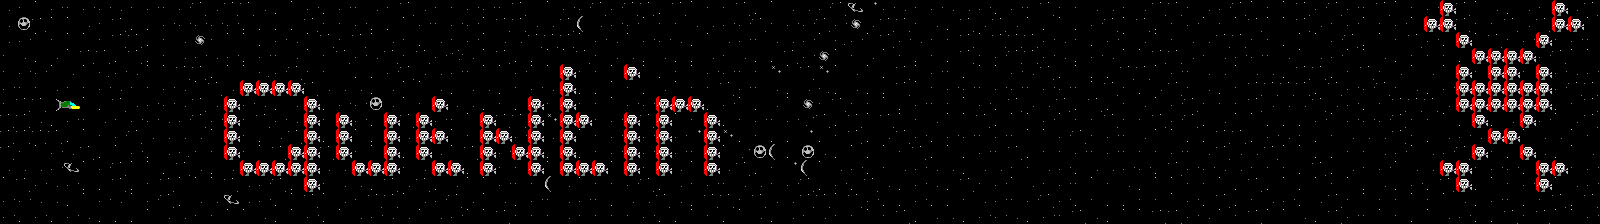

Tiled map render using the project's own tile images. Description and the whole map definition, tile-layer contents included, below:
An orthogonal 100x14 tile map with 16x16 px tiles, 2 tile layers (background, Calque de Tile 1), 4 tilesets.

<map version="1.0" tiledversion="1.1.6" orientation="orthogonal" renderorder="right-down" width="100" height="14" tilewidth="16" tileheight="16" infinite="0" nextobjectid="1">
 <tileset firstgid="1" source="fix_font.tsx" />
 <tileset firstgid="65" source="playership.tsx" />
 <tileset firstgid="70" source="starfield.tsx" />
 <tileset firstgid="86" source="enemies.tsx" />
 <layer name="background" width="100" height="14">
  <data encoding="csv">
82,83,85,84,83,84,84,82,83,84,83,84,81,82,81,81,82,80,85,84,80,84,83,82,83,81,82,83,83,84,84,83,81,70,85,84,84,81,84,81,81,80,81,85,83,83,81,80,85,82,82,84,81,73,71,84,82,83,84,82,82,84,80,84,83,81,83,83,82,82,83,82,81,81,83,82,84,81,85,83,85,81,84,81,84,83,81,85,83,84,81,81,85,82,80,82,83,83,82,81,
82,75,81,85,85,82,83,81,80,80,84,84,84,84,84,80,80,80,80,81,83,83,84,80,80,85,84,83,84,84,85,81,81,82,82,81,79,82,84,84,85,83,83,82,82,84,84,81,83,84,84,81,84,74,82,81,81,83,82,80,81,82,81,82,85,80,85,80,84,81,85,81,80,83,84,85,83,85,81,85,85,81,82,83,84,85,83,84,85,85,82,81,83,83,81,82,81,82,81,85,
82,84,85,83,85,85,83,81,81,80,83,82,74,83,85,85,80,84,82,85,81,83,81,85,82,83,80,82,83,84,85,82,82,81,81,81,85,84,82,85,84,84,82,80,85,82,84,83,82,82,84,85,78,84,85,81,84,82,83,83,81,85,81,81,81,84,82,83,80,84,85,82,85,83,82,82,81,81,83,83,80,85,85,84,81,80,85,83,81,84,80,83,85,81,83,84,83,83,84,83,
83,82,80,82,85,81,81,80,81,80,83,82,84,82,84,80,84,83,82,85,83,81,84,82,81,83,81,84,77,82,85,81,80,80,85,85,81,83,82,82,80,82,80,80,82,83,82,80,80,81,84,74,85,83,82,85,83,80,83,80,81,83,84,81,81,84,82,80,84,82,85,85,81,81,82,83,82,84,84,83,82,85,82,84,85,85,82,80,83,83,83,80,85,83,84,85,84,81,85,85,
83,84,84,85,82,85,78,84,82,85,85,81,81,80,85,85,78,84,81,83,83,70,80,80,84,81,82,82,84,83,85,85,84,85,85,83,83,83,85,83,85,80,83,85,84,84,83,83,76,85,81,76,85,82,85,80,81,85,84,83,80,85,85,84,82,81,80,85,80,80,81,81,85,84,83,82,82,85,82,82,80,81,81,80,83,81,83,82,85,82,85,85,83,83,83,83,84,84,82,84,
84,83,83,82,83,83,84,82,83,83,84,82,85,81,82,81,84,82,81,81,82,82,82,80,82,85,85,82,80,82,82,80,83,84,82,80,80,80,85,83,80,82,85,83,83,81,84,83,82,80,82,78,80,82,80,80,81,85,83,84,84,83,84,84,83,84,84,83,85,81,83,80,82,81,83,82,80,83,81,81,81,81,80,81,84,84,81,83,82,80,84,82,85,81,84,82,85,84,81,81,
83,81,81,83,84,85,80,81,82,84,84,82,81,82,85,84,82,80,82,84,80,84,84,75,82,85,83,85,82,82,80,83,80,82,83,84,83,83,85,84,84,85,82,83,80,84,85,80,82,85,74,83,81,83,83,85,80,84,83,83,85,84,80,81,82,82,81,80,81,80,83,82,85,84,81,83,83,83,81,82,82,82,81,82,84,80,83,81,81,81,82,82,85,81,81,81,80,80,83,81,
81,81,82,80,84,83,82,83,84,84,82,84,81,84,85,83,81,84,82,84,83,81,84,80,82,81,84,84,83,85,85,81,81,82,76,83,83,83,84,84,81,81,85,83,84,80,83,84,83,84,72,81,80,81,85,81,85,83,82,85,85,81,80,85,85,84,85,83,83,81,83,83,81,84,81,80,82,85,85,80,80,80,84,85,84,84,84,81,83,83,85,80,81,80,82,84,84,85,82,81,
81,81,81,81,80,85,83,84,81,82,82,82,82,85,83,83,80,82,81,80,80,83,85,80,80,82,84,85,85,83,81,82,84,80,82,81,85,83,84,83,84,84,84,71,71,76,80,83,80,80,71,80,83,81,80,82,81,84,80,84,84,83,84,83,85,85,84,81,83,84,83,82,85,85,80,80,81,81,80,84,82,83,80,83,82,82,82,81,83,80,82,84,82,82,83,85,82,82,85,83,
81,83,85,84,82,81,80,85,84,80,82,78,83,83,85,83,85,81,82,80,81,82,83,85,81,80,73,82,85,81,85,84,83,85,80,83,80,83,84,84,84,85,84,83,85,85,72,75,79,80,75,82,80,85,80,85,83,81,80,85,80,84,83,81,80,83,83,84,83,84,83,83,83,84,83,82,81,82,82,81,85,85,80,80,83,83,82,84,85,82,84,81,84,83,80,81,82,80,85,82,
82,82,82,84,73,85,84,81,85,85,80,81,82,80,82,84,81,82,82,80,82,82,84,82,79,83,82,84,82,80,80,83,83,84,85,81,84,83,85,82,83,82,82,85,81,82,81,80,83,71,79,85,82,84,80,83,82,84,82,82,80,82,82,83,83,82,84,80,82,82,84,84,80,81,84,84,82,82,83,83,83,80,81,80,82,83,84,85,82,82,82,82,83,84,84,80,82,80,83,84,
85,81,84,82,84,80,80,81,80,83,81,85,85,85,81,82,84,81,80,83,83,82,82,80,81,82,81,80,82,85,85,84,83,83,79,82,85,83,83,84,81,80,82,83,84,83,82,82,83,84,81,80,84,80,81,82,80,84,82,80,81,83,84,85,82,83,84,83,85,83,82,80,85,85,83,83,85,80,81,80,85,80,85,83,85,80,82,80,84,80,81,83,80,85,83,84,81,85,82,84,
84,84,82,82,80,85,84,82,85,84,81,80,82,82,73,82,84,80,85,81,85,82,83,81,81,85,82,84,81,82,85,82,80,84,83,82,84,83,80,82,82,81,82,80,81,81,83,81,82,82,81,81,85,81,84,80,80,84,80,80,83,82,84,83,84,81,84,80,83,80,80,83,83,85,84,80,81,80,83,82,84,80,82,81,83,85,83,83,85,83,85,82,80,84,83,80,83,81,80,81,
84,80,84,80,84,82,80,80,80,85,82,82,83,83,85,85,82,80,85,84,80,85,82,84,82,82,85,82,84,85,85,81,83,83,83,82,83,83,83,83,84,80,80,85,83,80,85,82,80,82,83,82,83,83,85,83,81,80,82,82,80,84,84,82,80,84,83,81,82,80,85,85,81,81,84,82,85,83,81,85,85,82,80,81,84,83,85,83,80,85,82,84,80,80,81,83,81,85,85,84
</data>
 </layer>
 <layer name="Calque de Tile 1" width="100" height="14">
  <data encoding="csv">
0,0,0,0,0,0,0,0,0,0,0,0,0,0,0,0,0,0,0,0,0,0,0,0,0,0,0,0,0,0,0,0,0,0,0,0,0,0,0,0,0,0,0,0,0,0,0,0,0,0,0,0,0,0,0,0,0,0,0,0,0,0,0,0,0,0,0,0,0,0,0,0,0,0,0,0,0,0,0,0,0,0,0,0,0,0,0,0,0,0,87,0,0,0,0,0,0,87,0,0,
0,0,0,0,0,0,0,0,0,0,0,0,0,0,0,0,0,0,0,0,0,0,0,0,0,0,0,0,0,0,0,0,0,0,0,0,0,0,0,0,0,0,0,0,0,0,0,0,0,0,0,0,0,0,0,0,0,0,0,0,0,0,0,0,0,0,0,0,0,0,0,0,0,0,0,0,0,0,0,0,0,0,0,0,0,0,0,0,0,87,87,0,0,0,0,0,0,87,87,0,
0,0,0,0,0,0,0,0,0,0,0,0,0,0,0,0,0,0,0,0,0,0,0,0,0,0,0,0,0,0,0,0,0,0,0,0,0,0,0,0,0,0,0,0,0,0,0,0,0,0,0,0,0,0,0,0,0,0,0,0,0,0,0,0,0,0,0,0,0,0,0,0,0,0,0,0,0,0,0,0,0,0,0,0,0,0,0,0,0,0,0,87,0,0,0,0,87,0,0,0,
0,0,0,0,0,0,0,0,0,0,0,0,0,0,0,0,0,0,0,0,0,0,0,0,0,0,0,0,0,0,0,0,0,0,0,0,0,0,0,0,0,0,0,0,0,0,0,0,0,0,0,0,0,0,0,0,0,0,0,0,0,0,0,0,0,0,0,0,0,0,0,0,0,0,0,0,0,0,0,0,0,0,0,0,0,0,0,0,0,0,0,0,87,87,87,87,0,0,0,0,
0,0,0,0,0,0,0,0,0,0,0,0,0,0,0,0,0,0,0,0,0,0,0,0,0,0,0,0,0,0,0,0,0,0,0,87,0,0,0,87,0,0,0,0,0,0,0,0,0,0,0,0,0,0,0,0,0,0,0,0,0,0,0,0,0,0,0,0,0,0,0,0,0,0,0,0,0,0,0,0,0,0,0,0,0,0,0,0,0,0,0,87,0,87,87,0,87,0,0,0,
0,0,0,0,0,0,0,0,0,0,0,0,0,0,0,87,87,87,87,0,0,0,0,0,0,0,0,0,0,0,0,0,0,0,0,87,0,0,0,0,0,0,0,0,0,0,0,0,0,0,0,0,0,0,0,0,0,0,0,0,0,0,0,0,0,0,0,0,0,0,0,0,0,0,0,0,0,0,0,0,0,0,0,0,0,0,0,0,0,0,0,87,87,87,87,87,87,0,0,0,
0,0,0,65,68,0,0,0,0,0,0,0,0,0,87,0,0,0,0,87,0,0,0,0,0,0,0,87,0,0,0,0,0,87,0,87,0,0,0,0,0,87,87,87,0,0,0,0,0,0,0,0,0,0,0,0,0,0,0,0,0,0,0,0,0,0,0,0,0,0,0,0,0,0,0,0,0,0,0,0,0,0,0,0,0,0,0,0,0,0,0,87,87,87,87,87,87,0,0,0,
0,0,0,0,0,0,0,0,0,0,0,0,0,0,87,0,0,0,0,87,0,87,0,0,87,0,87,0,0,0,87,0,0,87,0,87,87,0,0,87,0,87,0,0,87,0,0,0,0,0,0,0,0,0,0,0,0,0,0,0,0,0,0,0,0,0,0,0,0,0,0,0,0,0,0,0,0,0,0,0,0,0,0,0,0,0,0,0,0,0,0,0,87,0,0,87,0,0,0,0,
0,0,0,0,0,0,0,0,0,0,0,0,0,0,87,0,0,0,0,87,0,87,0,0,87,0,87,87,0,0,87,87,0,87,0,87,0,0,0,87,0,87,0,0,87,0,0,0,0,0,0,0,0,0,0,0,0,0,0,0,0,0,0,0,0,0,0,0,0,0,0,0,0,0,0,0,0,0,0,0,0,0,0,0,0,0,0,0,0,0,0,0,0,87,87,0,0,0,0,0,
0,0,0,0,0,0,0,0,0,0,0,0,0,0,87,0,0,0,87,87,0,87,0,0,87,0,87,0,0,0,87,0,87,87,0,87,0,0,0,87,0,87,0,0,87,0,0,0,0,0,0,0,0,0,0,0,0,0,0,0,0,0,0,0,0,0,0,0,0,0,0,0,0,0,0,0,0,0,0,0,0,0,0,0,0,0,0,0,0,0,0,0,87,0,0,87,0,0,0,0,
0,0,0,0,0,0,0,0,0,0,0,0,0,0,0,87,87,87,87,87,0,0,87,87,87,0,0,87,87,0,87,0,0,87,0,87,87,87,0,87,0,87,0,0,87,0,0,0,0,0,0,0,0,0,0,0,0,0,0,0,0,0,0,0,0,0,0,0,0,0,0,0,0,0,0,0,0,0,0,0,0,0,0,0,0,0,0,0,0,0,87,87,0,0,0,0,87,87,0,0,
0,0,0,0,0,0,0,0,0,0,0,0,0,0,0,0,0,0,0,87,0,0,0,0,0,0,0,0,0,0,0,0,0,0,0,0,0,0,0,0,0,0,0,0,0,0,0,0,0,0,0,0,0,0,0,0,0,0,0,0,0,0,0,0,0,0,0,0,0,0,0,0,0,0,0,0,0,0,0,0,0,0,0,0,0,0,0,0,0,0,0,87,0,0,0,0,87,0,0,0,
0,0,0,0,0,0,0,0,0,0,0,0,0,0,0,0,0,0,0,0,0,0,0,0,0,0,0,0,0,0,0,0,0,0,0,0,0,0,0,0,0,0,0,0,0,0,0,0,0,0,0,0,0,0,0,0,0,0,0,0,0,0,0,0,0,0,0,0,0,0,0,0,0,0,0,0,0,0,0,0,0,0,0,0,0,0,0,0,0,0,0,0,0,0,0,0,0,0,0,0,
0,0,0,0,0,0,0,0,0,0,0,0,0,0,0,0,0,0,0,0,0,0,0,0,0,0,0,0,0,0,0,0,0,0,0,0,0,0,0,0,0,0,0,0,0,0,0,0,0,0,0,0,0,0,0,0,0,0,0,0,0,0,0,0,0,0,0,0,0,0,0,0,0,0,0,0,0,0,0,0,0,0,0,0,0,0,0,0,0,0,0,0,0,0,0,0,0,0,0,0
</data>
 </layer>
</map>
